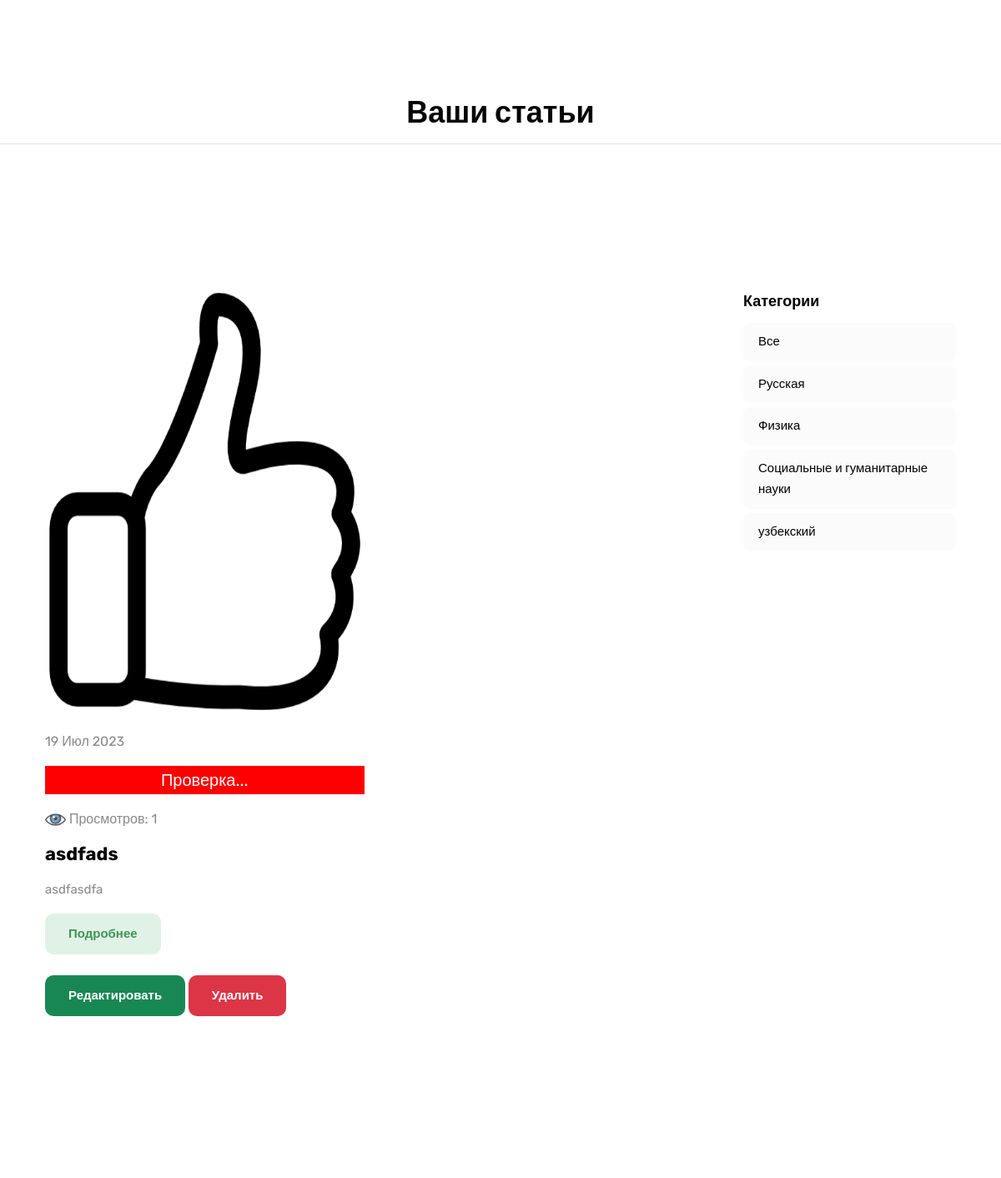
Page /user/admin1/ (signed in, middle part) on the earlier database version.
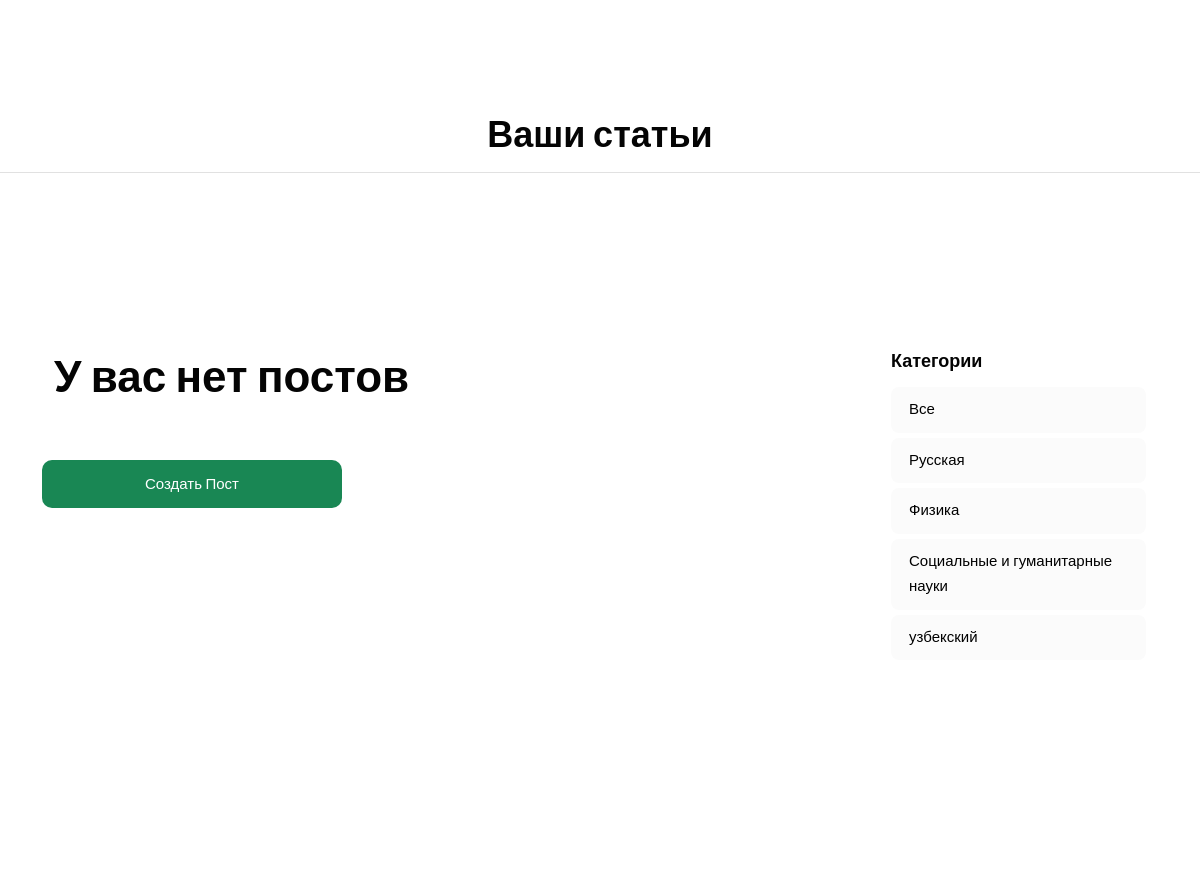
Same page on the later database version.
### app/models.py (models this page shows, shortened)
class MultipleImage(models.Model):
    blog = models.ForeignKey(Blog, on_delete=models.CASCADE, related_name='images', verbose_name='Блог')
    image = models.ImageField(upload_to='blog_photos/', verbose_name='Изображение')
    delete_image = models.BooleanField(default=False)
    class Meta:
        verbose_name = 'Изображение'
        verbose_name_plural = 'Изображения'

class Blog(models.Model):
    created_at = models.DateTimeField(auto_now_add=True)
    title = models.CharField(max_length=500, verbose_name='Название')
    description = RichTextField('Описание')
    user = models.ForeignKey(User, on_delete=models.CASCADE, related_name='blogs', verbose_name='Пользователь', null=True)
    category = models.ForeignKey('Category', on_delete=models.CASCADE, related_name='blogs', verbose_name='Категория', null=True)
    file = models.FileField(upload_to='files/', blank=True, verbose_name='Файл для скачивания(pdf)')
    views_count = models.PositiveIntegerField(default=0)
    approved = models.BooleanField(default=False, verbose_name='Подтверждено')
    class Meta:
        verbose_name = 'Статья'
        verbose_name_plural = 'Статьи'

class Category(models.Model):
    name = models.CharField(max_length=50)
    slug = models.SlugField(unique=True, null=True)
    class Meta:
        verbose_name = 'Категория'
        verbose_name_plural = 'Категории'

### app/views.py (the view)
# urls.py: path('user/<str:username>/', user_view, name='user'),
@login_required
def user_view(request, username, category_slug=None):
    try:
        user = User.objects.get(username=username)
    except User.DoesNotExist:
        raise Http404("User does not exist")
    categories = Category.objects.all()
    category = None #
    articles = Blog.objects.filter(user=user).order_by('-created_at')
    if category_slug:
        category = get_object_or_404(Category, slug=category_slug)
        articles = articles.filter(category=category)
    p = Paginator(articles, 8, orphans=0)
    page = request.GET.get('page')
    pages = p.get_page(page)
    nums = pages.paginator.get_elided_page_range(number=pages.number, on_each_side=2, on_ends=1)
    context = {
        'user': user,
        'articles': pages,
        'nums': nums,
        'categories': categories,
        'current_category_slug': category_slug, # добавляем текущий слаг категории
        'category': category
    }
    return render(request, 'user.html', context)

### app/context_processors.py (called while the page is built)
def languages(request):
    return {
        'LANGUAGES': settings.LANGUAGES,
        'LANGUAGE_CODE': request.LANGUAGE_CODE,
    }

### app/templates/user.html (shortened to what the changed rows need)
{% extends 'base.html' %}
{% load static %}
{% load i18n %}
{% load bleach_tags %}
{% block content %}
<br><br><br>
<br><br><br><br><br>
<div class="text-center">
  <h2>{% trans 'Ваши статьи' %}</h2>
  <br>
</div>
<div class="container">
  <section class="section">
    <div class="container">
      <div class="row">
        <div class="col-lg-9">
          <div class="me-lg-4">
            <div class="row gy-5">
              {% if articles %}
                {% for blog in articles %}
                  <div class="col-md-6" data-aos="fade">
                    <article class="blog-post">
                       <div class="post-slider slider-sm rounded">
                        {% if blog.images.exists %}
                        {% for image in blog.images.all %}
                        <a href="{% url 'blog_detail' pk=blog.pk %}">
                          <img loading="lazy" decoding="async" class="blog-image"
                            src="{{ image.image.url }}" alt="image">
                        </a>
                        {% endfor %}
                        {% else %}
                        <a href="{% url 'blog_detail' pk=blog.pk %}">
                          <img loading="lazy" decoding="async" class="blog-image"
                            src="https://image.winudf.com/v2/image/bWUud2FsbHBhcGEubmF0dXJlX3NjcmVlbl8zXzE1MzIzNzgxNjFfMDIw/screen-3.jpg?fakeurl=1&type=.jpg" alt="image">
                        </a>
                        {% endif %}
                      </div>
                      <div class="pt-4">
                        <p class="mb-3">{{ blog.created_at | date:'d M Y' }}</p>
                        {% if blog.approved == True %}
                        <p class="mb-3 " style="background-color: green; text-align: center; color:white;font-size:20px;"   >{% trans 'Опубликовано' %}</p>
                        <style>
                        </style>
                        {% else %}
                        <p class="mb-3  " style="background-color: red; text-align: center; color:white;font-size:20px;">{% trans 'Проверка...' %}</p>
                        {% endif %}
                        <p class="mb-3"><img src="{% static 'eye.png' %}" width="25" alt=""> {% trans 'Просмотров' %}: {{ blog.views_count }} </p>
                        <h2 class="h4"><a class="text-black" href="{% url 'blog_detail' pk=blog.pk %}">{{blog.title}}</a></h2>
                        <p style="white-space: pre-wrap; word-break: break-all;">{{ blog.description | bleach_clean:50 | safe }}</p>
                        <a href="{% url 'blog_detail' pk=blog.pk %}" class="btn btn-outline-primary fw-bold"
                          aria-label="Read the full article by clicking here">{% trans 'Подробнее' %}</a><br><br>
                        <a href="{% url 'edit_blog' pk=blog.pk %}" class="btn btn-success fw-bold">{% trans 'Редактировать' %}</a>
                        <a href="{% url 'delete_record' pk=blog.pk %}" class="btn btn-danger fw-bold">{% trans 'Delete' %}</a>
                      </div>
                    </article>
                  </div>
                {% endfor %}
              {% else %}
                <h1>{% trans 'У вас нет постов' %}</h1>
                <a href="{% url 'add_post' %}" style="width:300px;" class="btn btn-success">{% trans 'Создать пост' %}</a>
              {% endif %}
            </div>
          </div>
        </div>
        <div class="col-lg-3">
          <div class="widget widget-categories">
            <ul class="list-unstyled widget-list">
              {% for cat in categories %}
              <li {% if current_category_slug == cat.slug %} class="active" {% endif %}>
                <a href="{% url 'user_blogs' user.username cat.slug %}">{{ cat.name }}</a>
              </li>
              {% endfor %}
            </ul>
          </div>
        </div>
      </div>
    </div>
  </section>
</div>
<br><br><br>
{% endblock %}

Differences in the rows shown:
removed Blog: created_at "19 Июл 2023", views_count "1", title "asdfads", description|bleach_clean "asdfasdfa"
removed MultipleImage: image (picture)
Other differences:
text now shown: "У вас нет постов Создать Пост"
